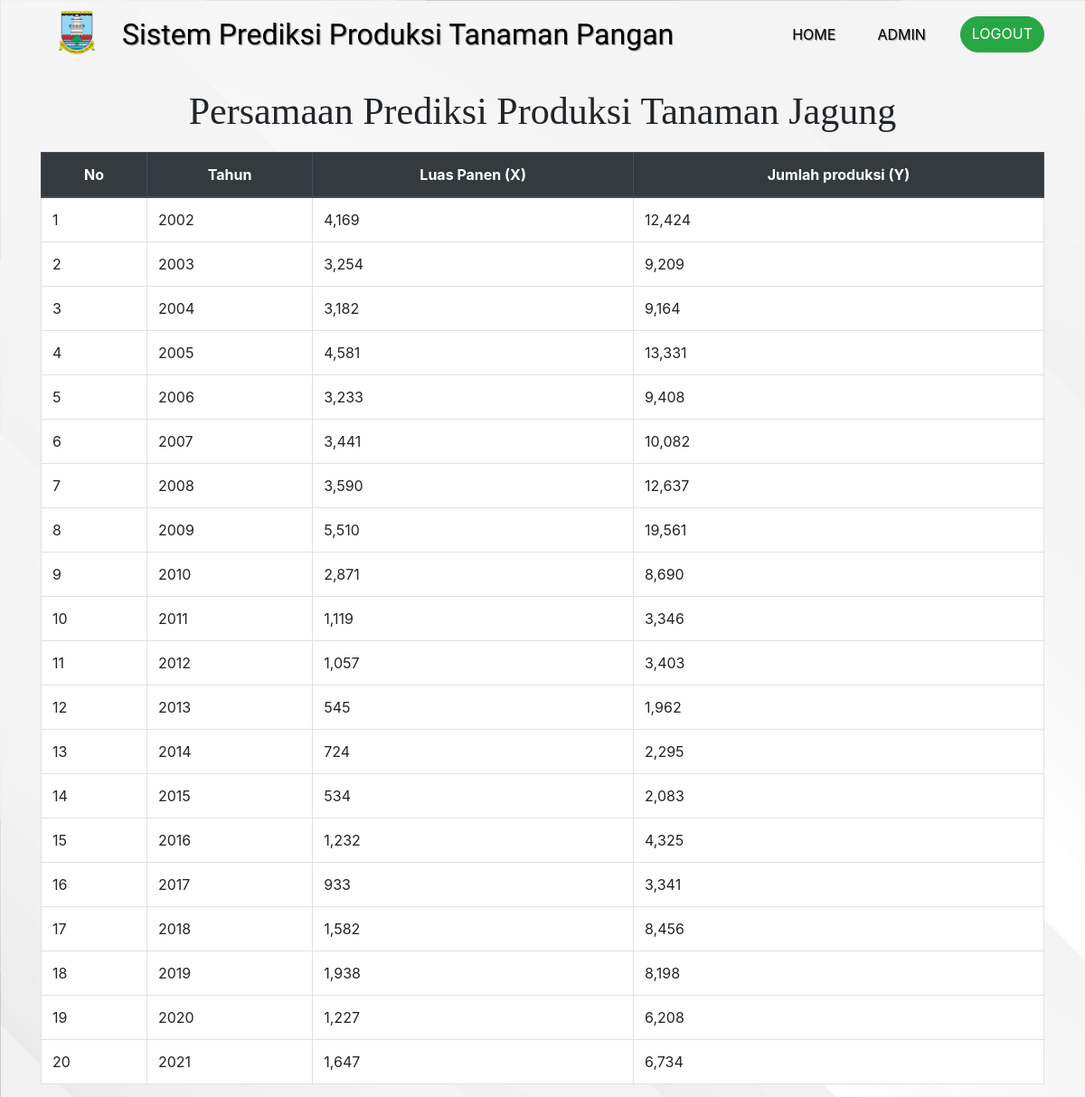
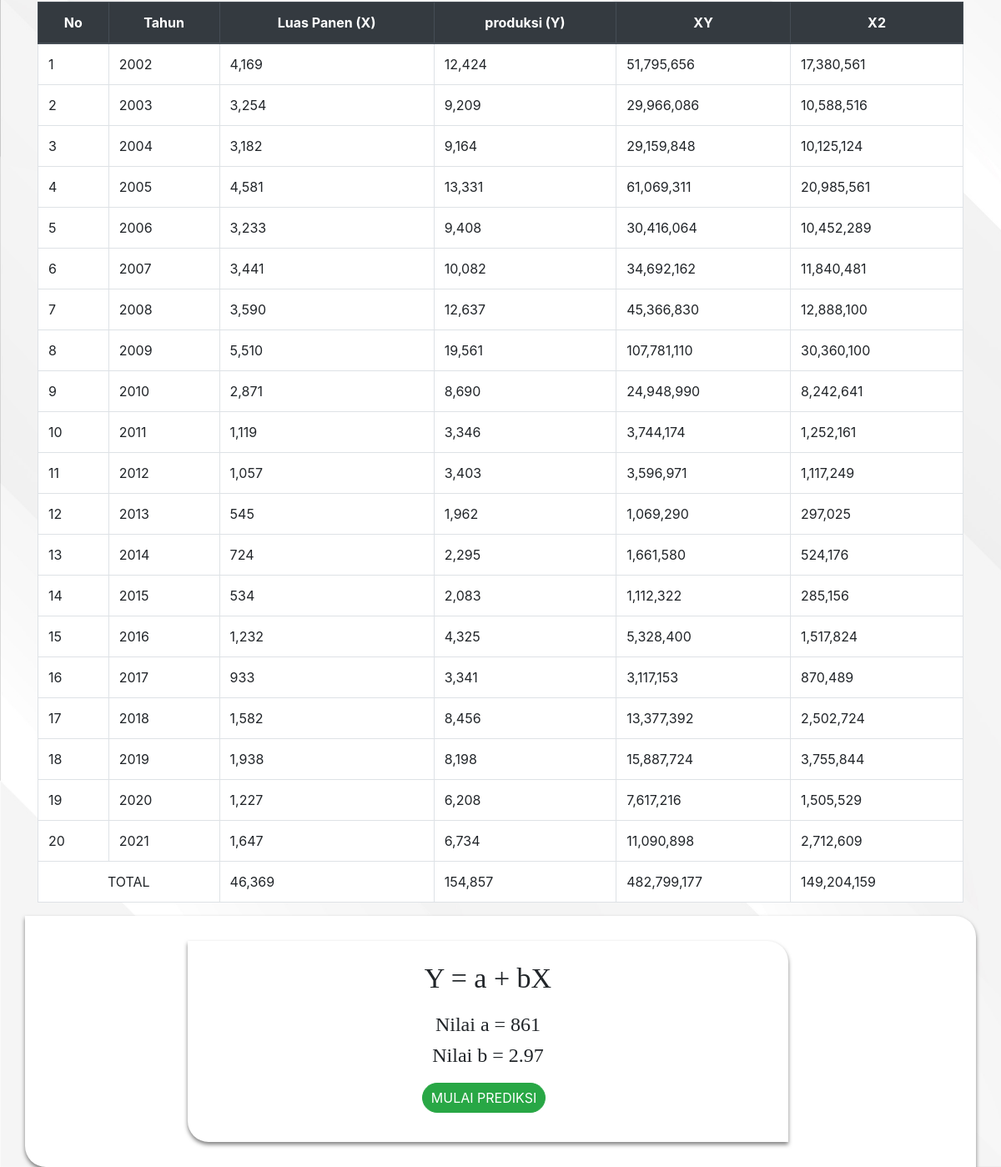
Page /admin/prediksi/jagung/jagung.php (signed in) on the committed database (2 pictures, top to bottom).
### tables this page shows
CREATE TABLE `jagung` (
  `id_jagung` int(11) NOT NULL,
  `tahun` int(50) NOT NULL,
  `produksi` int(200) NOT NULL,
  `LuasPanen` int(200) NOT NULL
);

### function/functions.php (called while the page is built, shortened)
<?php
$conn = mysqli_connect("localhost", "root", "", "prediksi2.0");
function query($query)
{
    global $conn;
    $result = mysqli_query($conn, $query);
    $rows = [];
    while ($row = mysqli_fetch_assoc($result)) {
        $rows[] = $row;
    }
    return $rows;
}

### admin/prediksi/jagung/jagung.php (the view, shortened to what this page needs)
<?php
require '../../../function/functions.php';
$jml = "SELECT * FROM jagung";
$hasil = mysqli_query($conn, $jml);
$hasil = mysqli_num_rows($hasil);
$data = query("SELECT * FROM jagung ORDER BY tahun");
$dataY = query("SELECT produksi FROM jagung ORDER BY tahun");
$merged_array = [];
foreach ($data as $key => $row) {
    $merged_array[$key] = ['first' => $row];
}
foreach ($dataY as $key => $row) {
    $merged_array[$key]['second'] = $row;
}
?>
<!doctype html>
<html lang="en">
<head>
    <link rel="stylesheet" href="../../../bootstrap/css/bootstrap.min.css">
    <link rel="stylesheet" href="../css/Prediksi-page.css">
</head>
<body>
    <nav class="navbar navbar-expand-lg navbar-light">
        <div class="container">
            <img src="../../../logodinaskabserang/Serang.png" alt="logo">
            <a class="navbar-brand" href="">Sistem Prediksi Produksi Tanaman Pangan</a>
            <div class="collapse navbar-collapse" id="navbarNavAltMarkup">
                <div class="navbar-nav ml-auto">
                    <a class="nav-item nav-link active" href="../../admin-page.php">Home</a>
                    <a class="nav-item nav-link" href="../../dataadmin.php">admin</a>
                    <a class="nav-item btn btn-success tombol" href="../../logout.php">logout</a>
                </div>
            </div>
        </div>
    </nav>
    <div class="container">
        <h1 class="header">persamaan prediksi produksi tanaman jagung</h1>
        <table class="table table-bordered">
            <thead class="thead-dark">
                <tr>
                    <th scope="col">No</th>
                    <th scope="col">Tahun</th>
                    <th scope="col">Luas Panen (X)</th>
                    <th scope="col">Jumlah produksi (Y)</th>
                </tr>
            </thead>
            <tbody>
                <?php $i = 1;
                ?>
                <?php foreach ($merged_array as $key => $data) : ?>
                    <tr>
                        <td><?= $i; ?></td>
                        <td><?= $data['first']['tahun']; ?></td>
                        <td><?= number_format($data['first']['LuasPanen']); ?></td>
                        <td><?php if (@$data['second']['produksi'] == null) {
                                echo $data['second']['produksi'] = null;
                            } else {
                                echo number_format($data['second']['produksi']);
                            } ?>
                        </td>
                        <?php $i++ ?>
                    </tr>
                <?php endforeach; ?>
            </tbody>
        </table>
        <table class="table table-bordered">
            <thead class="thead-dark">
                <tr>
                    <th scope="col">No</th>
                    <th scope="col">Tahun</th>
                    <th scope="col">Luas Panen (X)</th>
                    <th scope="col">produksi (Y)</th>
                    <th scope="col">XY</th>
                    <th scope="col">X2</th>
                </tr>
            </thead>
            <tbody>
                <?php $i = 1;
                ?>
                <?php foreach ($merged_array as $key => $data) : ?>
                    <tr>
                        <td><?= $i; ?></td>
                        <td><?= $data['first']['tahun']; ?></td>
                        <td><?= number_format($data['first']['LuasPanen']); ?></td>
                        <td><?php if (@$data['second']['produksi'] == null) {
                                echo $data['second']['produksi'] = null;
                            } else {
                                echo number_format($data['second']['produksi']);
                            } ?>
                        </td>
                        <td><?= number_format($data['first']['LuasPanen'] * $data['second']['produksi']); ?></td>
                        <td><?= number_format($data['first']['LuasPanen'] * $data['first']['LuasPanen']); ?></td>
                        <?php $i++ ?>
                    </tr>
                <?php endforeach; ?>
                <tr>
                    <td colspan="2" style="text-align: center;">TOTAL</td>
                    <td><?php $totalX = 0;
                        foreach ($merged_array as $key => $data) {
                            $totalX += $data['first']['LuasPanen'];
                        }
                        echo number_format($totalX); ?></td>
                    <td><?php $totalY = 0;
                        foreach ($merged_array as $key => $data) {
                            $totalY += $data['second']['produksi'];
                        }
                        echo number_format($totalY); ?></td>
                    <td>
                        <?php $totalXY = 0;
                        foreach ($merged_array as $key => $data) {
                            $totalXY += $data['first']['LuasPanen'] * $data['second']['produksi'];
                        }
                        echo number_format($totalXY); ?>
                    </td>
                    <td>
                        <?php $totalX2 = 0;
                        foreach ($merged_array as $key => $data) {
                            $totalX2 += $data['first']['LuasPanen'] * $data['first']['LuasPanen'];
                        }
                        echo number_format($totalX2); ?>
                    </td>
                </tr>
            </tbody>
        </table>
        <?php
        $tx = (float) $totalX;
        $ty = (float) $totalY;
        $txy = $totalXY;
        $tx2 = $totalX2;
        $n = (float)$hasil;
        ?>
        <div class="row justify-content-center">
            <div class="col-12 info-panel">
                <div class="row">
                    <div class="col-lg persamaan">
                        <h2>Y = a + bX</h2>
                        <h4>Nilai a = <?php $atas = (($ty * $tx2) - ($tx * $txy));
                                        $bawah = (($n * $tx2) - ($tx * $tx));
                                        $a = $atas / $bawah;
                                        $aclear = $a;
                                        $a = number_format($a);
                                        echo $a; ?>
                        </h4>
                        <h4>Nilai b = <?php $atas = (($n * ($txy)) - ($tx * $ty));
                                        $bawah = (($n * ($tx2)) - ($tx * $tx));
                                        $b = $atas / $bawah;
                                        $b = sprintf('%.2f', $b);
                                        echo $b; ?>
                        </h4>
                        <div class="peradd">
                            <a class="nav-item btn btn-success add" href="prediksi.php?a=<?= $aclear; ?>&b=<?= $b; ?>">mulai prediksi</a>
                        </div>
                    </div>
                </div>
            </div>
        </div>
    </div>
</body>
</html>

### admin/prediksi/css/Prediksi-page.css (style rules this page uses)
body { background-image: url(../../background/bgpage.jpg); background-size: cover; }
.navbar { position: relative; z-index: 1; }
.navbar-brand { font-family: viga; font-size: 16px; }
.navbar img { width: 50px; position: relative; }
.navbar .nav-link { text-align: center; }
.tombol { text-transform: uppercase; border-radius: 40px; }
.add { text-transform: uppercase; border-radius: 40px; font-size: 16px; margin-right: 10px; padding: 5px 10px; margin-top: 10px; margin-bottom: 10px; }
.header { font-size: 42px; margin-top: 20px; text-align: center; text-transform: capitalize; font-family: poppins; margin-bottom: 20px; }
.info-panel { box-shadow: 0 3px 5px rgba(0, 0, 0, 0.5); border-radius: 0 25px; background-color: white; padding: 30px; display: flex; justify-content: center; }
.info-panel .persamaan { background-color:white; box-shadow: 0 3px 5px rgba(0, 0, 0, 0.5); border-radius: 0 25px; padding: 25px; margin-bottom: 30px; width: 60vw; justify-content: center; }
.info-panel .persamaan h2 { font-size: 34px; text-align: center; font-family: poppins; margin-bottom: 20px; }
.info-panel .persamaan h4 { font-size: 24px; font-family: poppins; text-align: center; }
.info-panel .peradd { display: flex; justify-content: center; }
.table { background-color: white; }
.table th { text-align: center; }
@media (min-width: 992px) { .navbar { padding-bottom: 10px; } }
@media (min-width: 992px) { .navbar-brand { font-size: 32px; } }
@media (min-width: 992px) { .navbar-brand, .nav-link { color: rgb(0, 0, 0) !important; text-shadow: 1px 1px 1px rgba(105, 105, 105, 0.7); } }
@media (min-width: 992px) { .navbar img { width: 80px; position: relative; bottom: 2px; margin-right: 10px; } }
@media (min-width: 992px) { .nav-link { text-transform: uppercase; margin-right: 30px; } }
@media (min-width: 992px) { .info-panel .persamaan { margin-right: 50px; margin-bottom: 0; margin-left: 20px; } }

### rows in the picture
jagung: tahun "2002", LuasPanen "4,169", produksi "12,424", $data['first']['LuasPanen'] * $data['second']['produksi'] "51,795,656", $data['first']['LuasPanen']*$data['first']['LuasPanen'] "17,380,561"
jagung: tahun "2003", LuasPanen "3,254", produksi "9,209", $data['first']['LuasPanen'] * $data['second']['produksi'] "29,966,086", $data['first']['LuasPanen']*$data['first']['LuasPanen'] "10,588,516"
jagung: tahun "2004", LuasPanen "3,182", produksi "9,164", $data['first']['LuasPanen'] * $data['second']['produksi'] "29,159,848", $data['first']['LuasPanen']*$data['first']['LuasPanen'] "10,125,124"
jagung: tahun "2005", LuasPanen "4,581", produksi "13,331", $data['first']['LuasPanen'] * $data['second']['produksi'] "61,069,311", $data['first']['LuasPanen']*$data['first']['LuasPanen'] "20,985,561"
jagung: tahun "2006", LuasPanen "3,233", produksi "9,408", $data['first']['LuasPanen'] * $data['second']['produksi'] "30,416,064", $data['first']['LuasPanen']*$data['first']['LuasPanen'] "10,452,289"
jagung: tahun "2007", LuasPanen "3,441", produksi "10,082", $data['first']['LuasPanen'] * $data['second']['produksi'] "34,692,162", $data['first']['LuasPanen']*$data['first']['LuasPanen'] "11,840,481"
jagung: tahun "2008", LuasPanen "3,590", produksi "12,637", $data['first']['LuasPanen'] * $data['second']['produksi'] "45,366,830", $data['first']['LuasPanen']*$data['first']['LuasPanen'] "12,888,100"
jagung: tahun "2009", LuasPanen "5,510", produksi "19,561", $data['first']['LuasPanen'] * $data['second']['produksi'] "107,781,110", $data['first']['LuasPanen']*$data['first']['LuasPanen'] "30,360,100"
jagung: tahun "2010", LuasPanen "2,871", produksi "8,690", $data['first']['LuasPanen'] * $data['second']['produksi'] "24,948,990", $data['first']['LuasPanen']*$data['first']['LuasPanen'] "8,242,641"
jagung: tahun "2011", LuasPanen "1,119", produksi "3,346", $data['first']['LuasPanen'] * $data['second']['produksi'] "3,744,174", $data['first']['LuasPanen']*$data['first']['LuasPanen'] "1,252,161"
jagung: tahun "2012", LuasPanen "1,057", produksi "3,403", $data['first']['LuasPanen'] * $data['second']['produksi'] "3,596,971", $data['first']['LuasPanen']*$data['first']['LuasPanen'] "1,117,249"
jagung: tahun "2013", LuasPanen "545", produksi "1,962", $data['first']['LuasPanen'] * $data['second']['produksi'] "1,069,290", $data['first']['LuasPanen']*$data['first']['LuasPanen'] "297,025"
jagung: tahun "2014", LuasPanen "724", produksi "2,295", $data['first']['LuasPanen'] * $data['second']['produksi'] "1,661,580", $data['first']['LuasPanen']*$data['first']['LuasPanen'] "524,176"
jagung: tahun "2015", LuasPanen "534", produksi "2,083", $data['first']['LuasPanen'] * $data['second']['produksi'] "1,112,322", $data['first']['LuasPanen']*$data['first']['LuasPanen'] "285,156"
jagung: tahun "2016", LuasPanen "1,232", produksi "4,325", $data['first']['LuasPanen'] * $data['second']['produksi'] "5,328,400", $data['first']['LuasPanen']*$data['first']['LuasPanen'] "1,517,824"
jagung: tahun "2017", LuasPanen "933", produksi "3,341", $data['first']['LuasPanen'] * $data['second']['produksi'] "3,117,153", $data['first']['LuasPanen']*$data['first']['LuasPanen'] "870,489"
jagung: tahun "2018", LuasPanen "1,582", produksi "8,456", $data['first']['LuasPanen'] * $data['second']['produksi'] "13,377,392", $data['first']['LuasPanen']*$data['first']['LuasPanen'] "2,502,724"
jagung: tahun "2019", LuasPanen "1,938", produksi "8,198", $data['first']['LuasPanen'] * $data['second']['produksi'] "15,887,724", $data['first']['LuasPanen']*$data['first']['LuasPanen'] "3,755,844"
jagung: tahun "2020", LuasPanen "1,227", produksi "6,208", $data['first']['LuasPanen'] * $data['second']['produksi'] "7,617,216", $data['first']['LuasPanen']*$data['first']['LuasPanen'] "1,505,529"
jagung: tahun "2021", LuasPanen "1,647", produksi "6,734", $data['first']['LuasPanen'] * $data['second']['produksi'] "11,090,898", $data['first']['LuasPanen']*$data['first']['LuasPanen'] "2,712,609"

### other values in the picture
$totalX "46,369"
$totalY "154,857"
$totalXY "482,799,177"
$totalX2 "149,204,159"
$a "861"
$b "2.97"
